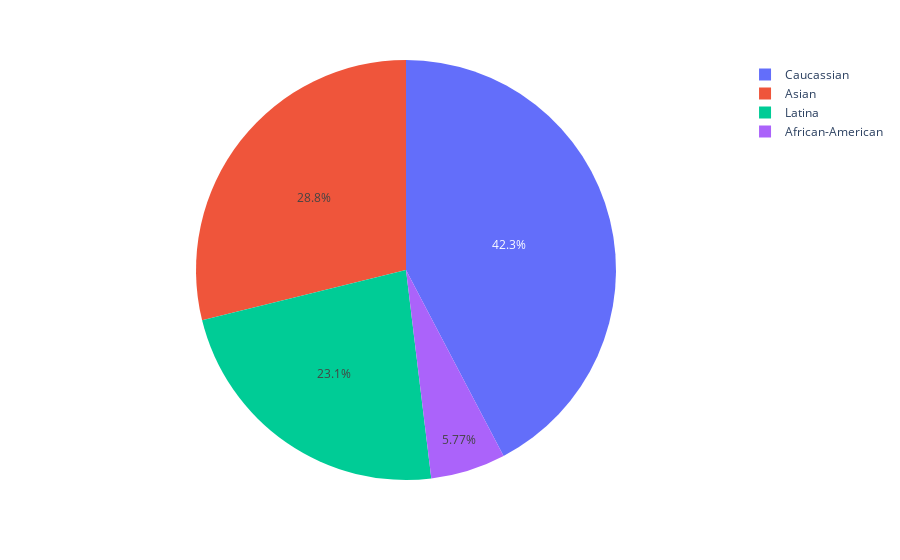

Notebook code cell kept with this figure:
### Code cell
fig = px.pie(tinder2, values='Value', names='Ethnicity')
fig.show()

### Figure 1 — Plotly figure (JSON) as saved in the notebook; plotly's stock layout.template omitted (floating-point values rounded to 4 significant figures)
{"data": [{"domain": {"x": [0, 1], "y": [0, 1]}, "hovertemplate": "Ethnicity=%{label}<br>Value=%{value}<extra></extra>", "labels": ["Asian", "Asian", "Asian", "Caucassian", "African-American", "Caucassian", "Asian", "Asian", "Caucassian", "Asian", "Asian", "Latina", "Asian", "Caucassian", "Caucassian", "Caucassian", "Asian", "Caucassian", "Caucassian", "Latina", "Latina", "Latina", "Caucassian", "Caucassian", "Asian", "Caucassian", "Caucassian", "Caucassian", "Asian", "Latina", "Caucassian", "Latina", "Latina", "Asian", "Caucassian", "Latina", "Latina", "African-American", "Caucassian", "Caucassian", "Asian", "Caucassian", "Caucassian", "Latina", "Latina", "African-American", "Caucassian", "Caucassian", "Asian", "Caucassian", "Latina", "Asian"], "legendgroup": "", "name": "", "showlegend": true, "type": "pie", "values": [1, 1, 1, 1, 1, 1, 1, 1, 1, 1, 1, 1, 1, 1, 1, 1, 1, 1, 1, 1, 1, 1, 1, 1, 1, 1, 1, 1, 1, 1, 1, 1, 1, 1, 1, 1, 1, 1, 1, 1, 1, 1, 1, 1, 1, 1, 1, 1, 1, 1, 1, 1]}], "layout": {"legend": {"tracegroupgap": 0}, "margin": {"t": 60}}}
